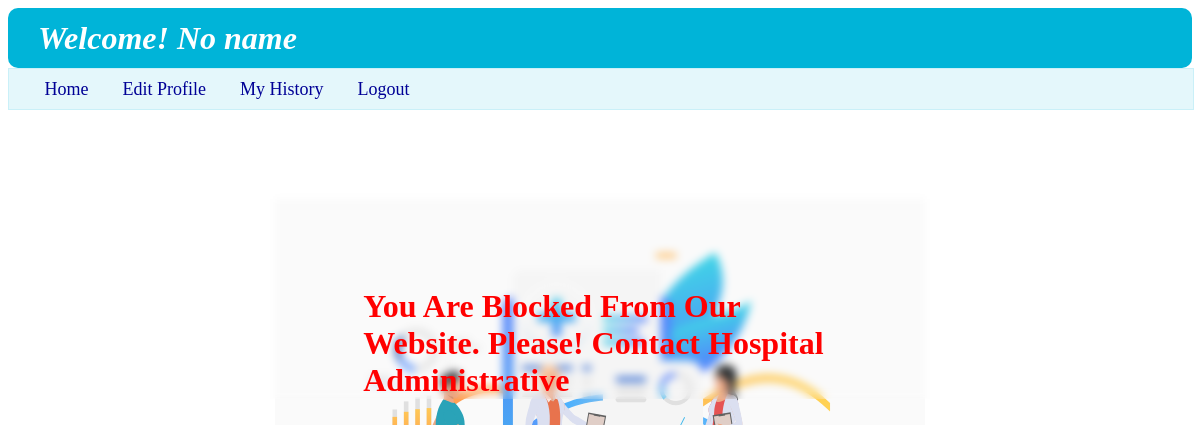
The page /user/1 on the database as committed earlier.
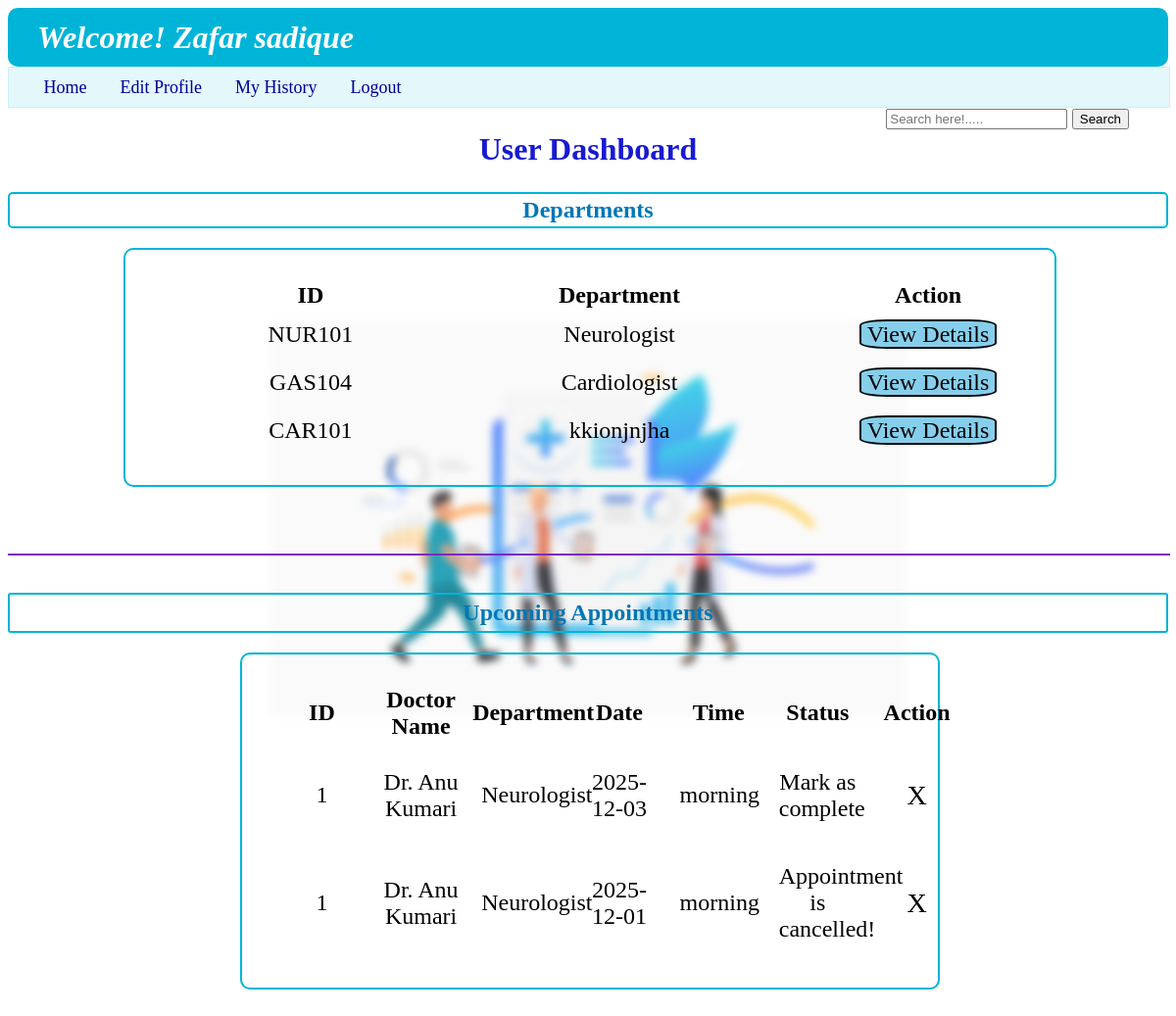
The same page on the database as committed later.
### backend/models.py (models this page shows)
class User_Info(db.Model):
    __tablename__ = "user_info"
    id=db.Column(db.Integer,primary_key=True,autoincrement=True)
    full_name=db.Column(db.String,nullable=False)
    email=db.Column(db.String,unique=True,nullable=False)
    password=db.Column(db.String,nullable=False)
    role=db.Column(db.Integer,default=1)
    is_blacklist=db.Column(db.Integer,default=0)
    appointments=db.relationship("Appointments",cascade="all,delete",backref="user_info",lazy=True)

class Department(db.Model):
    __tablename__ = "department"
    id=db.Column(db.String,primary_key=True,nullable=False)
    specialization=db.Column(db.String,nullable=False)
    description=db.Column(db.String,nullable=False)
    doctor=db.relationship("Doctor_Info",cascade="all,delete",backref="department",lazy=True)

class Appointments(db.Model):
    __tablename__ = "appointments"
    id=db.Column(db.Integer,primary_key=True)
    user_id=db.Column(db.Integer,db.ForeignKey("user_info.id"),nullable=False)
    doctor_id=db.Column(db.Integer,db.ForeignKey("doctor_info.id"),nullable=False)
    date=db.Column(db.Date,nullable=False)
    time_slot=db.Column(db.String,nullable=False)
    visit_type=db.Column(db.String,nullable=True)
    status=db.Column (db.String,nullable=False,default="Incomplete")
    diagnosis=db.Column(db.String,nullable=True)
    prescription=db.Column(db.String,nullable=True)
    test_done=db.Column(db.String,nullable=True)
    medicines=db.Column(db.String,nullable=True)

class Doctor_Info(db.Model):
    __tablename__ = "doctor_info"
    id=db.Column(db.Integer,primary_key=True)
    full_name=db.Column(db.String,nullable=False)
    email=db.Column(db.String,unique=True,nullable=False)
    password=db.Column(db.String,nullable=False)
    dept_id=db.Column(db.String,db.ForeignKey("department.id"),nullable=False)
    experience=db.Column(db.Integer,nullable=False)
    bio=db.Column(db.String,nullable=False)
    is_blacklist=db.Column(db.Integer,default=0)
    appointments=db.relationship("Appointments",cascade="all,delete",backref="doctor_info",lazy=True)
    availability=db.relationship("Availability",cascade="all,delete",backref="doctor_info",lazy=True)

### backend/controllers.py (the view)
@app.route("/user/<u_id>")
def user_dashboard(u_id):
    u_id = int(u_id)
    name=u_get(u_id,"name","user")
    dept=all_departments()
    usr=User_Info.query.filter_by(id=u_id).first()
    appoin=Appointments.query.filter_by(user_id=u_id).all()
    return render_template("user_dashboard.html",usern=name,department_list=dept,appointments=appoin,pop_up="",u_id=u_id,usr=usr)

### backend/controllers.py (called while the page is built)
def u_get(u_id, operation,who_m):
    u = User_Info.query.filter_by(id=u_id,role=1).first()
    d = Doctor_Info.query.filter_by(id=u_id).first()
    if who_m=="doctor" and d:
        if operation == "name":
            return d.full_name
        elif operation == "email":
            return d.email
    elif who_m=="user" and u:
        if operation == "name":
            return u.full_name
        elif operation == "email":
            return u.email
    return "No name"

def all_departments():
    dept=Department.query.all()
    return dept

### templates/user_dashboard.html (shortened to what this page needs)
{%extends "user_layout.html"%}
{%block content%}
    {%if usr.is_blacklist!=0%}
    <h1 style="font-weight: bolder; color:red; margin: 15% 30% 30% 30%;">You Are Blocked From Our Website. Please! Contact Hospital Administrative</h1>
    {%else%}
            <span class="nav_a" style="position: absolute; right: 10px;">
                <form action="/user_dashboard_search_bar/{{u_id}}" method="POST">
                    <input type="text" id="search_by_name" name="search_by_name" placeholder="Search here!.....">
                    <button type="submit">Search</button>
                </form>
            </span>
    <h1 style="text-align: center; font-weight: bold; padding: 3px; color: rgb(23, 26, 209);">User Dashboard</h1>
    <h2 style="text-align: center; font-weight: bold; border: 2px solid rgb(0, 180, 216);padding: 3px; color: rgb(0,119,182); border-radius: 5px; ">Departments</h2>
    {%if department_list%}
    <div class="login_panel" style="width: 80%; margin-left: 10%;">
        <table class="table_user_dashboard">
            <thead style="margin: 10px;">
                <th>ID</th>
                <th>Department</th>
                <th>Action</th>
            </thead>
            <tbody>
                {%for dept in department_list%}
                <tr>
                    <td>{{dept.id}}</td>
                    <td>{{dept.specialization}}</td>
                    <td><a href="{{url_for('department_details',u_id=u_id,d_id=dept.id)}}" type="button" class="color_button">View Details</a></td>
                </tr>
                {%endfor%}
            </tbody>
        </table>
        {%else%}
        <h3>---Not Available---</h3>
        {%endif%}
    </div>
    <br>
    <hr style="border: 1px solid rgb(123,44,191); width: 100%; margin: 0px;">
    <br>
    <h2 style="text-align: center; font-weight: bold; border: 2px solid rgb(0, 180, 216); color: rgb(0,119,182); border-radius: 3px; padding: 5px; ">Upcoming Appointments</h2>
    {%if appointments%}
    <div class="login_panel" style="margin-bottom: 50px;">
        <table class="table_user_dashboard">
            <thead style="margin: 10px;">
                <th>ID</th>
                <th>Doctor Name</th>
                <th>Department</th>
                <th>Date</th>
                <th>Time</th>
                <th>Status</th>
                <th>Action </th>
            </thead>
            <tbody>
                {%for ap in appointments%}
                <tr>
                    <td>{{ap.user_id}}</td>
                    <td>{{ap.doctor_info.full_name}}</td>
                    <td>{{ap.doctor_info.department.specialization}}</td>
                    <td>{{ap.date}}</td>
                    <td>{{ap.time_slot}}</td>
                    <td>{{ap.status}}</td>
                    {%if ap.status=="Incomplete"%}
                    <td><a href="/user_appoin_cancel/{{ap.id}}/{{ap.user_id}}" type="button" class="color_button" style="background-color: orangered;">Cancel</a></td>
                    {%else%}
                    <td><h3 style="display: inline-block; font-weight: lighter;">X</h3></td>
                    {%endif%}
                </tr>
                {%endfor%}
            </tbody>
        </table>
        {%else%}
        <h3>---No Upcoming Appointments are available---</h3>
        {%endif%}
    </div>
    {%endif%}
{%endblock%}

### templates/user_layout.html (shortened to what this page needs)
<!DOCTYPE html>
<html lang="en">
<head>
    <link rel="stylesheet" href="/static/style.css">
</head>
<body style="background-image: url('/static/image/4950247_19834.svg');">
    <header>
        <div>
            <h1 class="wel"><i><b>Welcome! {{usern}}</b></i></h1>
        </div>
        <nav class="nav">
            <a class="nav_a" href="{{url_for('user_dashboard',u_id=u_id)}}" style="margin-left: 3%;">Home</a>
            <a class="nav_a" href="/edit_user_profile/{{u_id}}">Edit Profile</a>
            <a class="nav_a" href="/user_hist/{{u_id}}">My History</a>
            <a class="nav_a" href="/login">Logout</a>
        </nav>
    </header>
    {%block content%}
    {%endblock%}
</body>
</html>

### static/style.css (style rules this page uses)
body { background-image: url("https://static.vecteezy.com/system/resources/thumbnails/002/072/163/small_2x/doctor-injecting-coronavirus-vaccine-to-a-patient-concept-free-vector.jpg"); background-repeat: no-repeat; background-size: 650px 650px; background-position: center; background-attachment: fixed; filter: saturate(1.0); z-index: -4; backdrop-filter: blur(4px); }
.wel { height: 60px; align-content: center; color: white; background-color: rgb(0, 180, 216); border-radius: 10px; margin: 0px; padding-left: 30px; }
.login_panel { height: auto; width: 60%; margin: 10px 20% 40px 20%; border: 2px double rgb(0, 180, 216); border-radius: 10px; }
.nav { height: 40px; width: 100%; background-color: rgba(202,240,248,0.5); border: 1px solid rgb(202, 240, 248); align-content: center; }
.nav_a { color: rgb(0,0,150); font-size: large; margin-right: 30px; text-decoration: none; }
.table_user_dashboard { align-content: center; margin: 30px; font-size: x-large; }
table { width: 100%; table-layout: fixed; }
td { text-align: center; padding: 10px; }
a { text-decoration: none; }
.color_button { text-decoration: none; color:black; background-color: skyblue; border-radius: 20%; border: 2px double black; padding: 0% 2% 0% 2%; }

Rows that differ between the two databases and show on the page:
added User_Info: full_name "Zafar sadique"
added Department: id "NUR101", specialization "Neurologist"
added Department: id "GAS104", specialization "Cardiologist"
added Department: id "CAR101", specialization "kkionjnjha"
added Appointments: user_id "1", doctor_info.full_name "Dr. Anu Kumari", doctor_info.department.specialization "Neurologist", date "2025-12-03", time_slot "morning", status "Mark as complete", shows "X"
added Appointments: user_id "1", doctor_info.full_name "Dr. Anu Kumari", doctor_info.department.specialization "Neurologist", date "2025-12-01", time_slot "morning", status "Appointment is cancelled!", shows "X"
Other text that changed with them:
{{ usern }}: "No name" → (not shown)
text no longer shown: "You Are Blocked From Our Website. Please! Contact Hospital Administrative"
text now shown: "Search User Dashboard Departments ID Department Action Upcoming Appointments ID Doctor Name Department Date Time Status Action"
